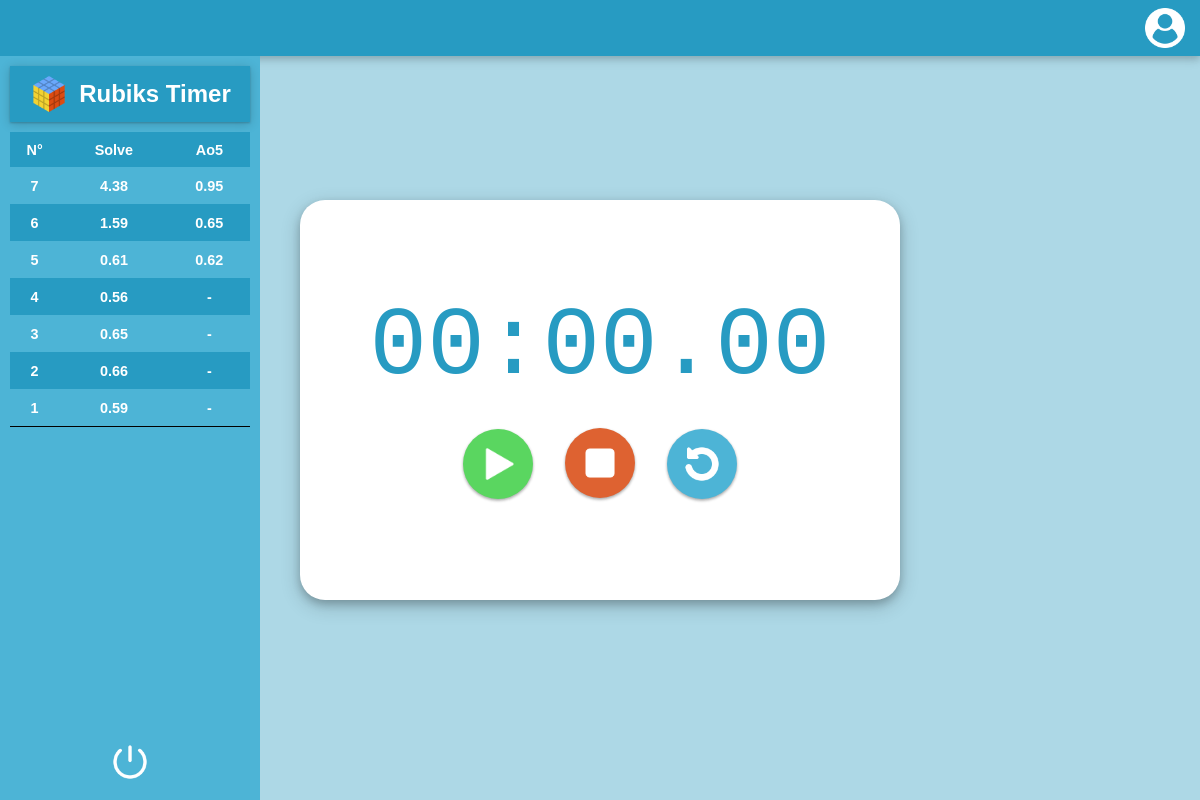
The app's page / (signed in), older data.
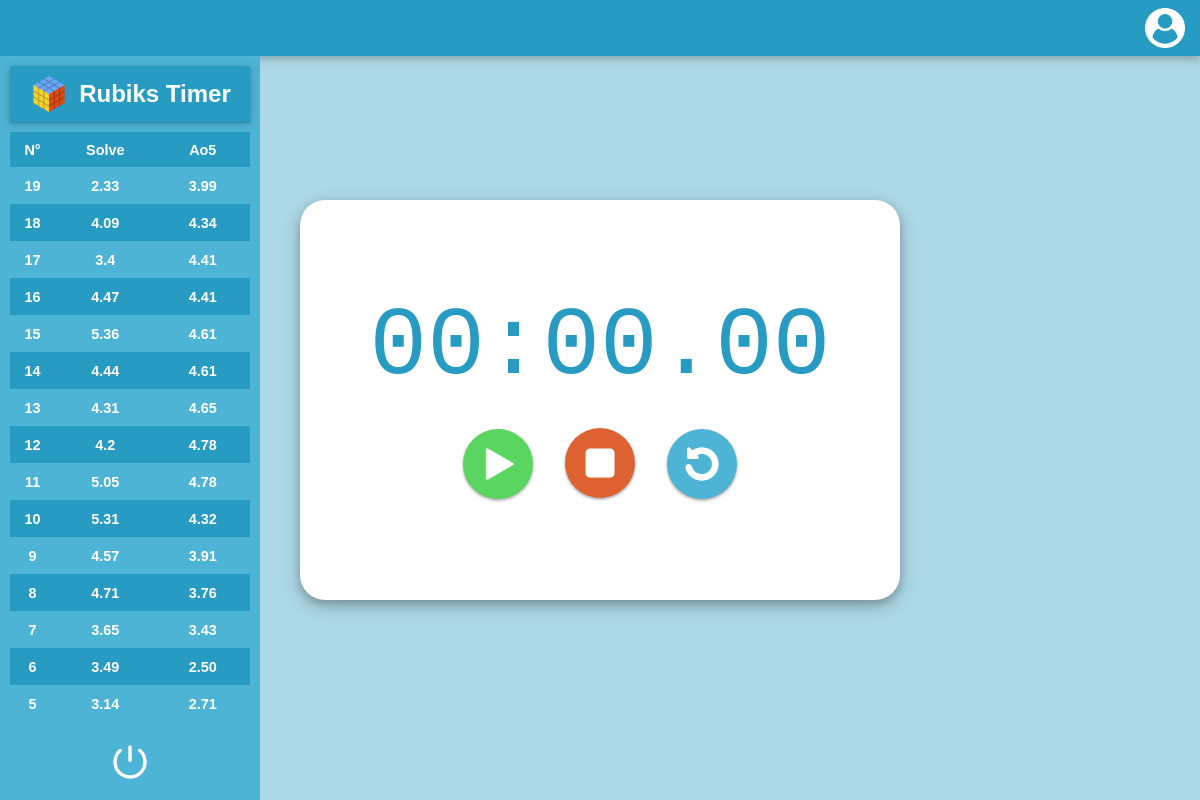
The same page, newer data.
### rtimer/models.py (models this page shows)
class Solve(models.Model):
    id = models.BigAutoField(primary_key=True)
    user = models.ForeignKey(
        settings.AUTH_USER_MODEL,
        on_delete=models.CASCADE,
        related_name="solves"
    )
    time = models.FloatField()
    scramble = models.CharField(max_length=64)
    averageFive = models.CharField(max_length=64)

### rtimer/views.py (the view, shortened to what this page needs)
# urls.py: path("", views.index, name="index"),
def index(request):
        if request.user.is_authenticated:
            solves = request.user.solves.order_by("-id")
            firstId = None
            if solves:
                firstId = solves.first().id
            return render(request, "rtimer/index.html", {
                    "solves": solves,
                    "firstId": firstId
            })
        else:
            return render(request, "rtimer/index.html")

### rtimer/templates/rtimer/index.html (shortened to what this page needs)
{% extends "rtimer/layout.html" %}
{% load static %}
{% block body %}
        <div id="scrambleContainer" class="scrambleContainer">
            <button class="login-btn">
                <image src="{% static 'rtimer/images/usericon.png' %}" onclick="login()"></image>
            </button>
        </div>
        <nav id="sideBar" class="sideBar">
            <div id="titlebar" class="titlebar">
                <image class="rubik" src="{% static 'rtimer/images/rubikIcon.png' %}"></image>
                <h1 class="heading">Rubiks Timer</h1>
            </div>
            <div class="solve-table-container">
                <table class="solve-table">
                    <thead>
                        <tr>
                            <th>N°</th>
                            <th>Solve</th>
                            <th>Ao5</th>
                        </tr>
                    </thead>
                    <tbody>
                    {% for solve in solves %}
                        <tr>
                            <td>{{ forloop.revcounter }}</td>
                            <td>{{ solve.time }}</td>
                            <td>{{ solve.averageFive }}</td>
                        </tr>
                    {% endfor %}
                    </tbody>
                </table>
            </div>
           {% if user.is_authenticated %}
            <form class="logout-btn" action="{% url 'logout' %}" method="POST">
                <button class="logout-btn" type="submit">
                    <img src="{% static 'rtimer/images/logouticon.png' %}" alt="Logout">
                </button>
            </form>
            {% endif %}
        </nav>
    <div class="displayContainer">
        <div id="display" class="display">
            <label id="timer" class="timer">
                <span id="minutes" class="group">00</span><span id="minutesColon">:</span>
                <span id="seconds" class="group">00 </span><span id="secondsColon">.</span>
                <span id="milliseconds" class="group">00</span>
            </label>
            <div id="controls" class="controls">
                <button id="cmdStart" class="cmdStart" onclick="start()" onkeydown="start()"><image class="cmdStartIco" src="{% static 'rtimer/images/startbutton.png' %}"></image></button>
                {% if user.is_authenticated %}
                    <form id="solveForm" action="{% url 'index' %}" method="POST">
                        <button id="cmdStop" class="cmdStop" onclick="stop()"><image class="cmdStopIco" src="{% static 'rtimer/images/stopbutton.png' %}"></image></button>
                    </form>
                {% else %}
                    <button id="cmdStop" class="cmdStop" onclick="stop()"><image class="cmdStopIco" src="{% static 'rtimer/images/stopbutton.png' %}"></image></button>
                {% endif %}
                <button id="cmdReset" class="cmdReset"  onclick="reset()"><image class="cmdStopIco" src="{% static 'rtimer/images/resetbutton.png' %}"></image></button>
            </div>
        </div>
    </div>
{% endblock %}

### rtimer/templates/rtimer/layout.html (shortened to what this page needs)
{% load static %}
<!DOCTYPE html>
<html lang="en">
    <head>
        <link href="{% static 'rtimer/styles.css' %}" rel="stylesheet" type="text/css">
    </head>
    <body id="body">
        {% block body %}
        {% endblock %}
    </body>
</html>

### rtimer/static/rtimer/styles.css (style rules this page uses)
html, body { margin: 0; }
body { margin: 0; padding: 0; min-height: 100vh; overflow: hidden; background-color: lightblue; }
.heading { text-align: center; font-family: 'Gill Sans', 'Gill Sans MT', Calibri, 'Trebuchet MS', sans-serif; color: white; }
.titlebar { background-color: #279bc2; height: 7vh; display: flex; justify-content: center; align-items: center; vertical-align: middle; margin: 0; padding: 0; box-sizing: border-box; box-shadow: 0 1px 2px 0 rgba(0, 0, 0, 0.2), 0 2px 10px 0 rgba(0, 0, 0, 0.19); }
.titlebar h1 { font-size: 3vh; }
.titlebar img { margin: 0; margin-right: 10px; height: 5vh; }
.sideBar { display: flex; flex-direction: column; position: fixed; height: 92vh; width: 30vh; background-color: #4db4d6; padding: 10px; justify-content: center; }
.solve-table { border: 2; border-collapse: collapse; font-size: 0.9em; min-width: 30vh; margin-top: 10px; color: white; text-align: center; font-weight: bold; font-family: sans-serif; }
.solve-table-container { height: 75vh; overflow-y: scroll; overflow-x: hidden; }
.solve-table-container { scrollbar-width: none; }
.solve-table thead tr { text-align: center; background-color: #279bc2; height: 35px; }
.solve-table tbody td { text-align: center; height: 35px; }
.solve-table tbody tr:nth-of-type(even) { background-color: #279bc2; }
.scrambleContainer { height: 7vh; background-color: #279bc2; display: flex; align-items: center; margin: 0; padding: 0; padding-right: 15px; width: 100%; box-sizing: border-box; box-shadow: 0 2px 4px 0 rgba(0, 0, 0, 0.09), 0 3px 8px 0 rgba(0, 0, 0, 0.091); justify-content: space-between; position: relative; }
.scrambleContainer button { border-radius: 40px; height: 5vh; width: 5vh; background: none; border: none; padding: 0; cursor: pointer; }
.scrambleContainer button img { height: 5vh; width: 5vh; margin: 0; }
.logout-btn { flex: 0 0 auto; margin-top: auto; display: inline-flex; align-items: center; justify-content: center; padding: 10px 12px; background: transparent; border: none; cursor: pointer; }
.logout-btn img { height: 5vh; }
.timer { display: inline-grid; grid-template-columns: 2ch 1ch 2ch 1ch 2ch; justify-content: center; font-family: 'digital-7', monospace; font-feature-settings: 'tnum'; font-variant-numeric: tabular-nums; font-size: 8vw; line-height: 1; color: #279bc2; }
.timer span { text-align: center; }
.displayContainer { margin: 0; display: flex; justify-content: center; height: 85vh }
.display { position: absolute; top: 50%; left: 50%; transform: translate(-50%, -50%); display: flex; flex-direction: column; justify-content: center; background-color: white; width: 50%; height: 400px; border-radius: 25px; border-style: none; margin: 0; gap: 2rem; border-width: 0.5px; border-color: white; box-shadow: 0 4px 8px 0 rgba(0, 0, 0, 0.2), 0 6px 20px 0 rgba(0, 0, 0, 0.19); }
.controls { display: flex; justify-content: center; align-items: center; gap: 1rem; }
.cmdStart { border-radius: 35px; height: 70px; width: 70px; margin-right: 1rem; border-style: none; background-color: #5ad660; font-family: 'Gill Sans', 'Gill Sans MT', Calibri, 'Trebuchet MS', sans-serif; font-size: large; box-shadow: 0 1px 3px 0 rgba(0, 0, 0, 0.2), 0 2px 3px 0 rgba(0, 0, 0, 0.19); cursor: pointer; }
.cmdStartIco { display: block; height: 50px; justify-self: center; margin: 0; }
.cmdStopIco { display: block; height: 40px; justify-self: center; margin: 0; }
.cmdStop { border-radius: 35px; height: 70px; width: 70px; margin-right: 1rem; border-style: none; background-color: #de6231; font-family: 'Gill Sans', 'Gill Sans MT', Calibri, 'Trebuchet MS', sans-serif; font-size: large; box-shadow: 0 1px 3px 0 rgba(0, 0, 0, 0.2), 0 2px 3px 0 rgba(0, 0, 0, 0.19); cursor: pointer; }
.cmdReset { border-radius: 35px; height: 70px; width: 70px; border-style: none; background-color: #4db4d6; font-family: 'Gill Sans', 'Gill Sans MT', Calibri, 'Trebuchet MS', sans-serif; font-size: large; box-shadow: 0 1px 3px 0 rgba(0, 0, 0, 0.2), 0 2px 3px 0 rgba(0, 0, 0, 0.19); cursor: pointer; }
.rubik { height: 50px; justify-self: left; margin: 10px; }

Row changes from the older to the newer data that the page shows:
removed Solve: time "4.38", averageFive "0.95"
removed Solve: time "1.59", averageFive "0.65"
removed Solve: time "0.61", averageFive "0.62"
removed Solve: time "0.56", averageFive "-"
removed Solve: time "0.65", averageFive "-"
removed Solve: time "0.66", averageFive "-"
removed Solve: time "0.59", averageFive "-"
added Solve: time "2.33", averageFive "3.99"
added Solve: time "4.09", averageFive "4.34"
added Solve: time "3.4", averageFive "4.41"
added Solve: time "4.47", averageFive "4.41"
added Solve: time "5.36", averageFive "4.61"
added Solve: time "4.44", averageFive "4.61"
added Solve: time "4.31", averageFive "4.65"
added Solve: time "4.2", averageFive "4.78"
added Solve: time "5.05", averageFive "4.78"
added Solve: time "5.31", averageFive "4.32"
added Solve: time "4.57", averageFive "3.91"
added Solve: time "4.71", averageFive "3.76"
added Solve: time "3.65", averageFive "3.43"
added Solve: time "3.49", averageFive "2.50"
added Solve: time "3.14", averageFive "2.71"
